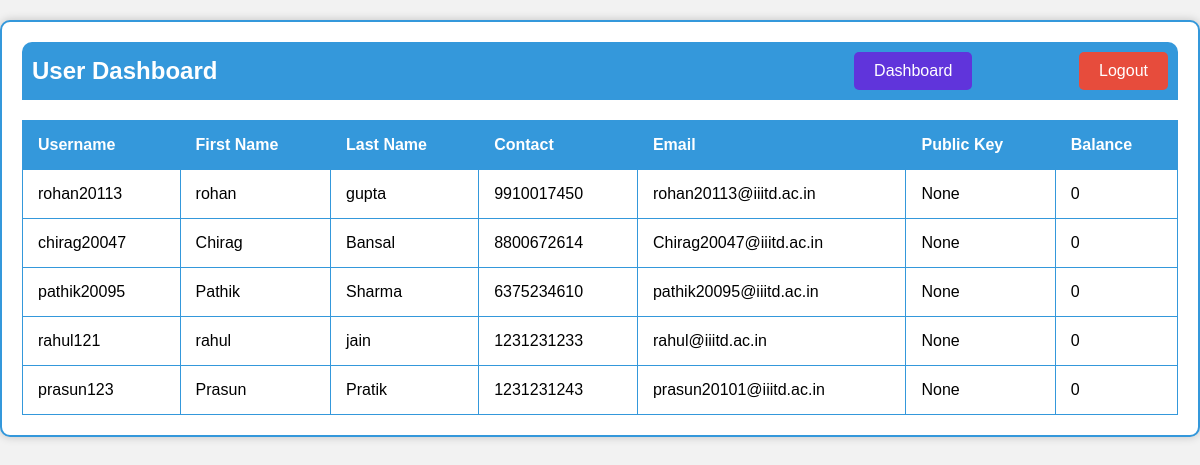
/users_list/ (signed in), run on an earlier commit of the app's database.
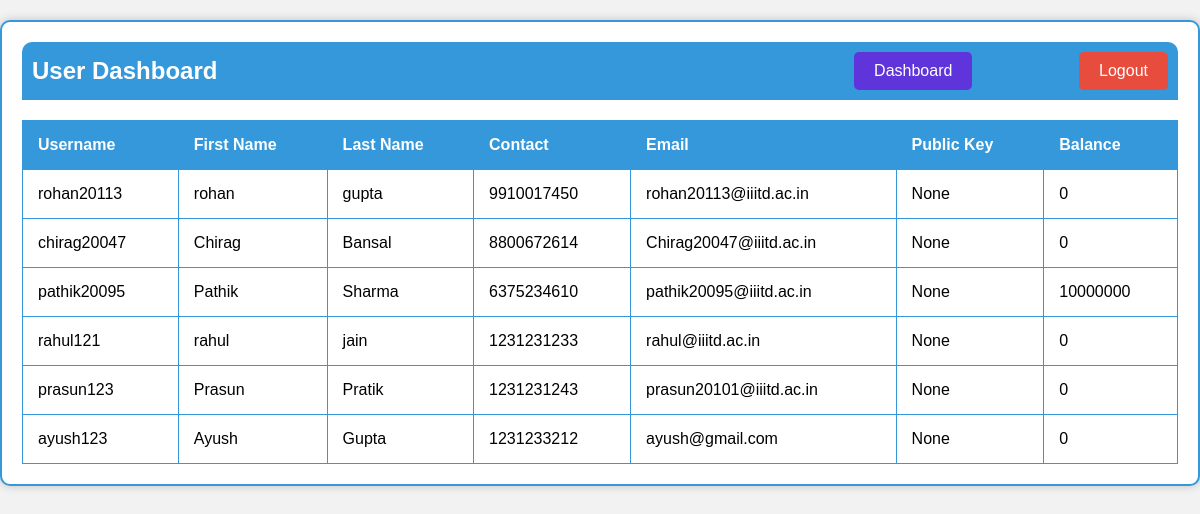
And on a later commit of the database.
### project_app/models.py (models this page shows, shortened)
class AppUser(models.Model):
    first_name = models.CharField(max_length=30, null= False, blank=False, default = None)
    second_name = models.CharField(max_length=30, default= None)
    username = models.CharField(max_length=30, null= False, blank=False, default = None)
    password = models.CharField(max_length=256, null= False, blank=False, default = None)
    email = models.CharField(max_length=30, null= False, blank=False, default = None)
    contact = models.CharField(max_length=30, null= False, blank=False, default = None)
    public_key = models.CharField(max_length=256, null = True, blank = True, default = None)
    balance = models.DecimalField(decimal_places=0, max_digits=15, null = True, blank = True, default= 0)

### project_app/views.py (the view)
# urls.py: path("users_list/", views.dashboard_user_list, name="user_list_page"),
def dashboard_user_list(request):
    username = request.session.get('username')
    if(username is None):
        return redirect('/')
    request.session['username'] = username
    users = list(AppUser.objects.values())
    user_list = []
    for i in range(len(users)):
        if(users[i]['username'] != request.session.get('username')):
            user_list.append(users[i])
    return render(request, 'user_list.html', {'users':user_list})

### project_app/templates/user_list.html (shortened to what this page needs)
<!DOCTYPE html>
<html>
<head>
</head>
<body>
    <div class="container">
        <div class="navbar">
            <h2>User Dashboard</h2>
            <a class="dashboard-button" href="/admin_dashboard">Dashboard</a>
            <a class="logout-button" href="/logout">Logout</a>
        </div>
        <table>
            <thead>
                <tr>
                    <th>Username</th>
                    <th>First Name</th>
                    <th>Last Name</th>
                    <th>Contact</th>
                    <th>Email</th>
                    <th>Public Key</th>
                    <th>Balance</th>
                </tr>
            </thead>
            <tbody>
                {% for user in users %}
                <tr>
                    <td>{{ user.username }}</td>
                    <td>{{ user.first_name }}</td>
                    <td>{{ user.second_name }}</td>
                    <td>{{ user.contact }}</td>
                    <td>{{ user.email }}</td>
                    <td>{{ user.public_key }}</td>
                    <td>{{ user.balance }}</td>
                </tr>
                {% endfor %}
            </tbody>
        </table>
    </div>
</body>
</html>

### project_app/templates/user_list.html (style rules this page uses)
body { font-family: Arial, sans-serif; background-color: #f2f2f2; margin: 0; padding: 0; }
.container { max-width: 1200px; margin: 20px auto; padding: 20px; border: 2px solid #3498db; background-color: #fff; box-shadow: 0px 0px 10px rgba(0, 0, 0, 0.2); border-radius: 10px; }
.navbar { display: flex; justify-content: space-between; align-items: center; background-color: #3498db; padding: 10px; border-radius: 10px 10px 0 0; }
.navbar h2 { color: #fff; margin: 0; }
.dashboard-button { top: 35px; margin-left: 530px; right: 150px; background-color: #6034db; color: #fff; border: none; padding: 10px 20px; font-size: 16px; border-radius: 5px; cursor: pointer; text-decoration: none; }
.logout-button { background-color: #e74c3c; color: #fff; border: none; padding: 10px 20px; font-size: 16px; border-radius: 5px; cursor: pointer; text-decoration: none; }
table { width: 100%; border-collapse: collapse; margin-top: 20px; }
table, th, td { border: 1px solid #3498db; }
th, td { padding: 15px; text-align: left; }
th { background-color: #3498db; color: #fff; }

What changed in the data, as far as the page shows it:
changed AppUser "pathik20095": balance "0" → "10000000"
added AppUser: username "ayush123", first_name "Ayush", second_name "Gupta", contact "1231233212", email "ayush@gmail.com", public_key "None", balance "0"
